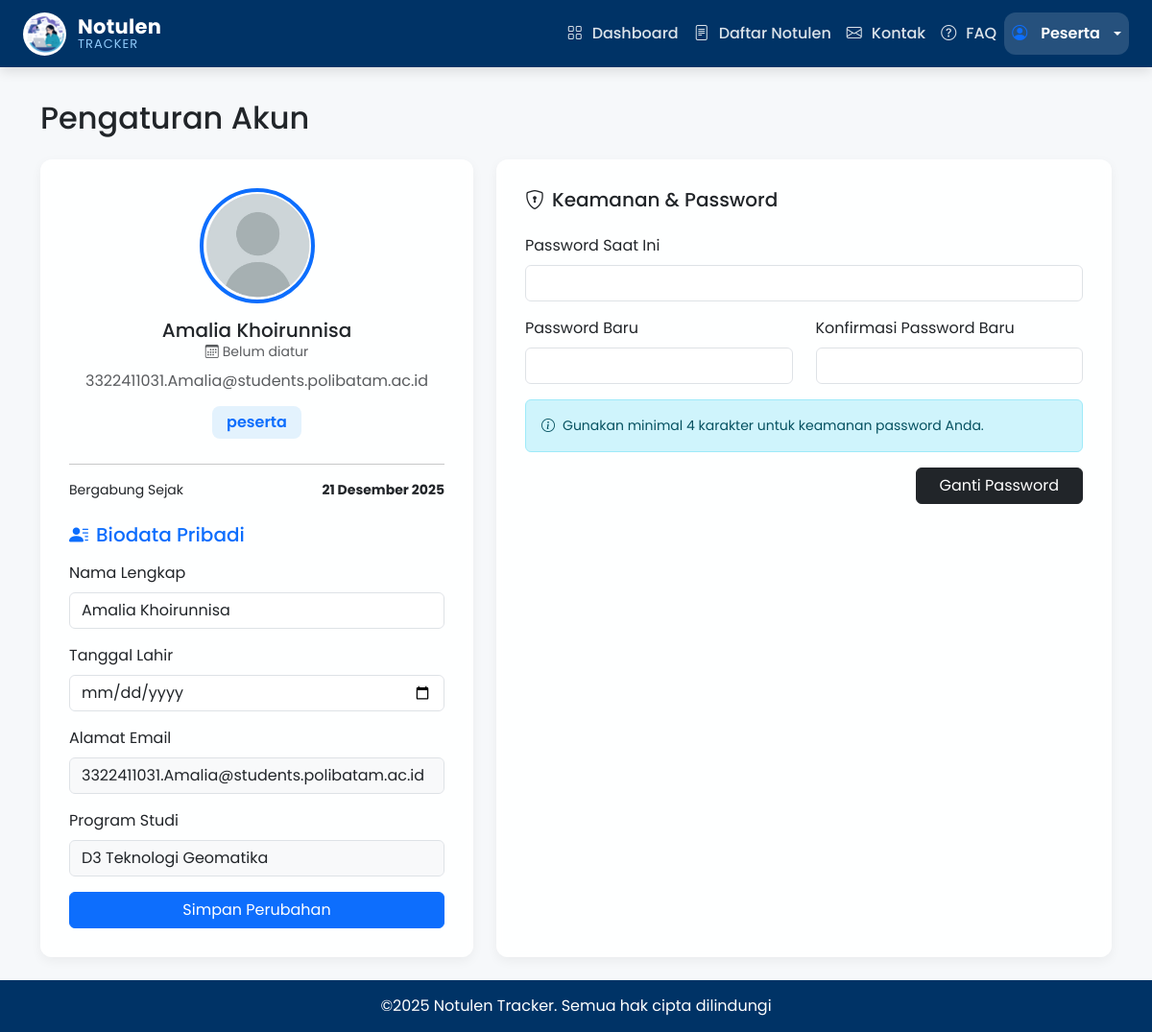
/api/profile.php (signed in), run on the app's committed database.
### tables this page shows
CREATE TABLE `pengguna` (
  `id` int NOT NULL,
  `nim` varchar(20) DEFAULT NULL,
  `nama_lengkap` varchar(150) DEFAULT NULL,
  `prodi` varchar(150) DEFAULT NULL,
  `tgl_lahir` date DEFAULT NULL,
  `email` varchar(150) DEFAULT NULL,
  `password` varchar(255) DEFAULT NULL,
  `role` enum('notulis','peserta') DEFAULT 'peserta',
  `foto_profile` varchar(100) DEFAULT 'user.png',
  `bergabung_sejak` date DEFAULT NULL
);

### api/profile.php (the view, shortened to what this page needs)
<?php
$user_id = $_SESSION['id'];
$db_host = "localhost";
$db_user = "root";
$db_pass = "";
$db_name = "notulen_db";
$conn = mysqli_connect($db_host, $db_user, $db_pass, $db_name);
$query_profile = "SELECT * FROM pengguna WHERE id = ?";
$stmt = mysqli_prepare($conn, $query_profile);
mysqli_stmt_bind_param($stmt, "i", $user_id);
mysqli_stmt_execute($stmt);
$result = mysqli_stmt_get_result($stmt);
$profile_data = mysqli_fetch_assoc($result);
$role_display = !empty($profile_data['role']) ? $profile_data['role'] : 'Notulis';
$dropdown_nama = htmlspecialchars($profile_data['nama_lengkap']);
$dropdown_email = htmlspecialchars($profile_data['email']);
$tgl_lahir = !empty($profile_data['tgl_lahir']) ? $profile_data['tgl_lahir'] : '';
$is_default_photo = empty($profile_data['foto_profile']) || !file_exists($profile_data['foto_profile']);
$foto_path = (!$is_default_photo) ? htmlspecialchars($profile_data['foto_profile']) : 'user.png';
$bulan_indonesia = [
    1 => 'Januari', 'Februari', 'Maret', 'April', 'Mei', 'Juni',
    'Juli', 'Agustus', 'September', 'Oktober', 'November', 'Desember'
];
if (!empty($profile_data['bergabung_sejak']) && $profile_data['bergabung_sejak'] !== '0000-00-00') {
    $timestamp = strtotime($profile_data['bergabung_sejak']);
    $formatted_date = date('d', $timestamp) . ' ' . $bulan_indonesia[date('n', $timestamp)] . ' ' . date('Y', $timestamp);
} else {
    $formatted_date = "Baru Saja";
}
$tgl_lahir_display = "Belum diatur";
?>
<!DOCTYPE html>
<html lang="id">
<head>
    <link href="https://cdn.jsdelivr.net/npm/bootstrap@5.3.3/dist/css/bootstrap.min.css" rel="stylesheet">
    <link href="https://cdnjs.cloudflare.com/ajax/libs/croppie/2.6.5/croppie.min.css" rel="stylesheet">
    <link href="https://cdn.jsdelivr.net/npm/bootstrap-icons@1.11.3/font/bootstrap-icons.min.css" rel="stylesheet">
</head>
<body>
    <nav class="navbar navbar-expand-lg navbar-dark fixed-top px-4 custom-navbar">
        <a class="navbar-brand brand-pro" href="dashboard.php">
            <img src="logono.png" alt="Logo">
            <div class="brand-info">
                <span class="brand-name">Notulen</span>
                <span class="brand-tagline">TRACKER</span>
            </div>
        </a>
        <div class="collapse navbar-collapse">
            <ul class="navbar-nav ms-auto nav-effect">
                <li class="nav-item"><a class="nav-link" href="dashboard.php"><i class="bi bi-grid"></i><span>Dashboard</span></a></li>
                <li class="nav-item"><a class="nav-link" href="daftar_notulen.php"><i class="bi bi-file-text"></i><span>Daftar Notulen</span></a></li>
                <li class="nav-item"><a class="nav-link" href="kontak.php"><i class="bi bi-envelope"></i><span>Kontak</span></a></li>
                <li class="nav-item"><a class="nav-link" href="FAQ.php"><i class="bi bi-question-circle"></i><span>FAQ</span></a></li>
                <li class="nav-item dropdown">
                    <a class="nav-link dropdown-toggle active" href="#" id="userDropdown" role="button" data-bs-toggle="dropdown">
                        <i class="bi bi-person-circle me-1"></i> <?php echo ucwords(htmlspecialchars($role_display)); ?>
                    </a>
                </li>
            </ul>
        </div>
    </nav>
    <main class="container py-4">
        <h2 class="mb-4">Pengaturan Akun</h2>
        <div class="row g-4">
            <div class="col-lg-5">
                <div class="profile-sidebar">
                    <div class="text-center">
                        <img id="fotoProfil" class="main-avatar" src="<?php echo $foto_path; ?>" alt="Foto Profil" title="Klik untuk ganti foto">
                        <h5 class="mt-3 mb-0"><?php echo $dropdown_nama; ?></h5>
                        <div class="text-muted small mb-2">
                            <i class="bi bi-calendar3 me-1"></i><?php echo $tgl_lahir_display; ?>
                        </div>
                        <p class="text-muted mb-1"><?php echo $dropdown_email; ?></p>
                        <span class="badge-peserta"><?php echo htmlspecialchars($profile_data['role']); ?></span>
                        <hr>
                        <div class="d-flex justify-content-between small mb-4">
                            <span>Bergabung Sejak</span>
                            <strong><?php echo $formatted_date; ?></strong>
                        </div>
                    </div>
                    <h5 class="text-primary mb-3"><i class="bi bi-person-lines-fill me-2"></i>Biodata Pribadi</h5>
                    <form id="dataDiriForm">
                        <div class="mb-3">
                            <label class="form-label">Nama Lengkap</label>
                            <input type="text" class="form-control" id="nama" value="<?php echo $dropdown_nama; ?>" required>
                        </div>
                        <div class="mb-3">
                            <label class="form-label">Tanggal Lahir</label>
                            <input type="date" class="form-control" id="tgl_lahir" value="<?php echo $tgl_lahir; ?>" required>
                        </div>
                        <div class="mb-3">
                            <label class="form-label">Alamat Email</label>
                            <input type="email" class="form-control bg-light" value="<?php echo $dropdown_email; ?>" readonly>
                        </div>
                        <div class="mb-3">
                            <label class="form-label">Program Studi</label>
                            <input type="text" class="form-control bg-light" value="<?php echo htmlspecialchars($profile_data['prodi']); ?>" readonly>
                        </div>
                        <button type="submit" id="btnSimpanData" class="btn btn-primary w-100">Simpan Perubahan</button>
                    </form>
                </div>
            </div>
            <div class="col-lg-7">
                <div class="form-card">
                    <h5 class="text-dark mb-4"><i class="bi bi-shield-lock me-2"></i>Keamanan & Password</h5>
                    <form id="passwordForm">
                        <div class="mb-3">
                            <label class="form-label">Password Saat Ini</label>
                            <input type="password" class="form-control" id="passwordLama" required>
                        </div>
                        <div class="row mb-3">
                            <div class="col-md-6">
                                <label class="form-label">Password Baru</label>
                                <input type="password" class="form-control" id="passwordBaru" minlength="4" required>
                            </div>
                            <div class="col-md-6">
                                <label class="form-label">Konfirmasi Password Baru</label>
                                <input type="password" class="form-control" id="konfirmasiPassword" required>
                            </div>
                        </div>
                        <div class="alert alert-info small">
                            <i class="bi bi-info-circle me-2"></i>Gunakan minimal 4 karakter untuk keamanan password Anda.
                        </div>
                        <div class="text-end">
                            <button type="submit" id="btnGantiPassword" class="btn btn-dark px-4">Ganti Password</button>
                        </div>
                    </form>
                </div>
            </div>
        </div>
    </main>
    <footer>©2025 Notulen Tracker. Semua hak cipta dilindungi</footer>
</body>
</html>

### api/profile.php (style rules this page uses)
body { font-family: 'Poppins', sans-serif; display: flex; flex-direction: column; min-height: 100vh; padding-top: 80px; background: url('gambarr.png') no-repeat center center fixed !important; background-size: cover !important; position: relative; z-index: 0; }
body::before { content: ""; position: fixed; top: 0; left: 0; width: 100%; height: 100%; background-color: rgba(245, 247, 250, 0.85); z-index: -1; }
.custom-navbar { background-color: #003366; height: 70px; box-shadow: 0 4px 12px rgba(0,0,0,0.12); }
.nav-effect .nav-link { color: #dce3ea !important; padding: 10px 18px; border-radius: 12px; display: flex; align-items: center; gap: 10px; font-weight: 500; transition: all 0.3s ease; }
.navbar-nav .nav-link.active { background: rgba(255,255,255,0.15); color: #ffffff !important; font-weight: 600; }
.nav-effect .nav-link.active i { color: #0d6efd; }
.brand-pro { display: flex; align-items: center; gap: 12px; text-decoration: none; }
.brand-info { display: flex; flex-direction: column; line-height: 1.1; }
.brand-pro img { width: 45px; height: 45px; border-radius: 50%; object-fit: cover; background: #ffffff; border: 2px solid rgba(255,255,255,0.2); transition: all 0.35s ease; }
.brand-name { font-size: 21px; font-weight: 700; color: #ffffff; letter-spacing: 0.3px; }
.brand-tagline { font-size: 13px; color: #90caf9; letter-spacing: 1px; }
.profile-sidebar { background: rgba(255,255,255,0.9); padding: 30px; border-radius: 12px; box-shadow: 0 4px 12px rgba(0,0,0,0.05); backdrop-filter: blur(5px); }
.profile-sidebar img.main-avatar { width: 120px; height: 120px; border-radius: 50%; object-fit: cover; border: 4px solid #0d6efd; transition: 0.3s; cursor: pointer; display: block; margin: 0 auto; }
.badge-peserta { background-color: #e3f2fd; color: #0d6efd; font-weight: 600; padding: 5px 15px; border-radius: 8px; margin: 10px 0; display: inline-block; }
.form-card { background: rgba(255,255,255,0.9); padding: 30px; border-radius: 12px; box-shadow: 0 4px 12px rgba(0,0,0,0.05); height: 100%; backdrop-filter: blur(5px); }
footer { background-color: #003366; color: white; text-align: center; padding: 15px 0; margin-top: auto; }

### data on the page
pengguna: role "Peserta", nama_lengkap "Amalia Khoirunnisa", email "3322411031.Amalia@students.polibatam.ac.id", role "peserta", bergabung_sejak "21 Desember 2025", prodi "D3 Teknologi Geomatika"

### other printed values
$tgl_lahir_display "Belum diatur"
